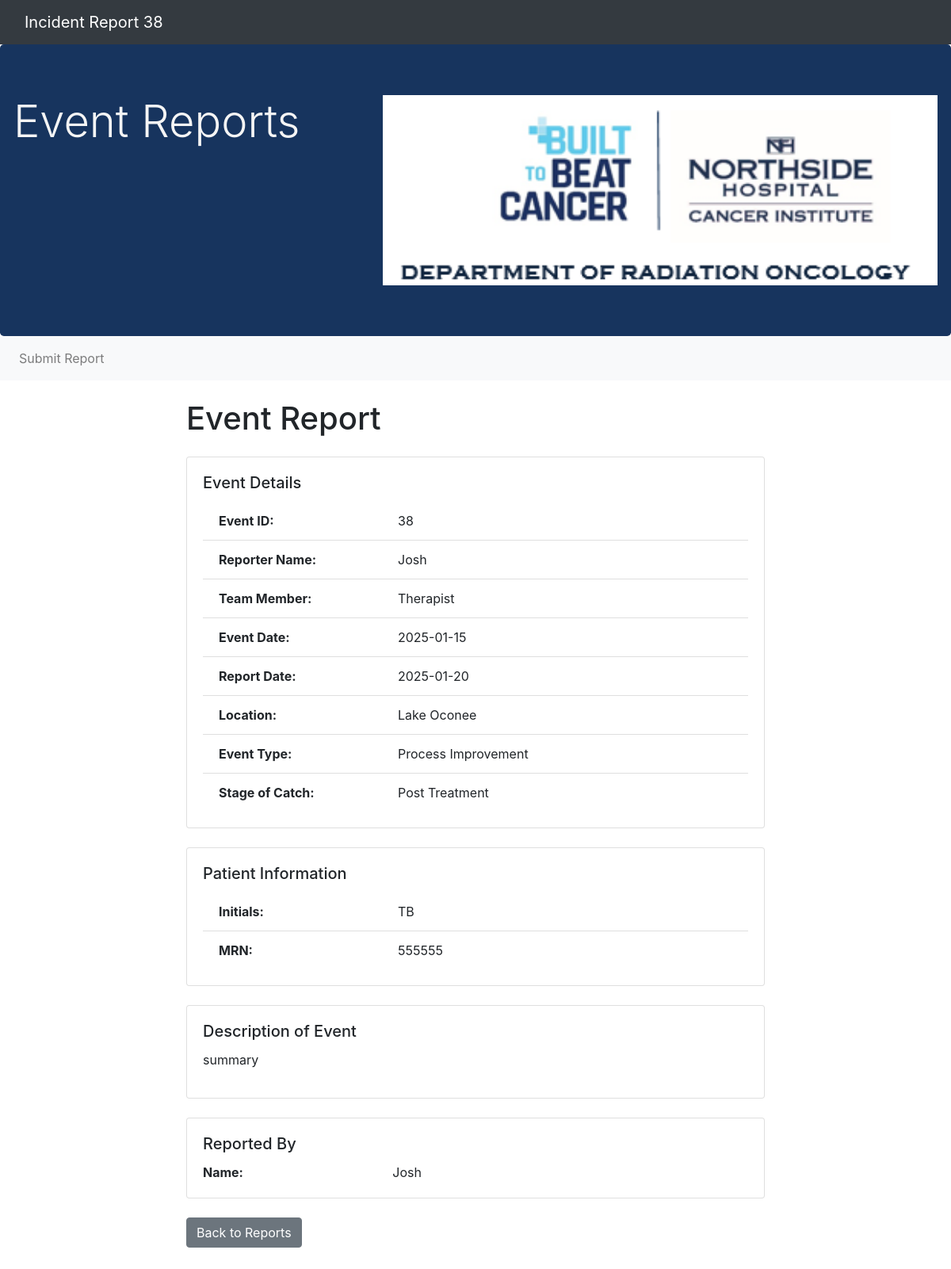
The page /showSingleReport/38 on the database its author committed.
### Report/models.py (models this page shows, shortened)
class IncidentReport(models.Model):
    Name = models.CharField(max_length=25, null = True)
    TeamMember = models.CharField(max_length=25, null = True)
    Location = models.CharField(max_length=300, null = False, default = " ")
    ReportDate = models.DateTimeField(auto_now_add=True)
    IncidentDate = models.DateTimeField(auto_now_add=False)
    PatientName = models.CharField(max_length=30, default = '')
    PatientMRN = models.CharField(max_length=30, default = '')
    IncidentType = models.CharField(max_length=30, default = '')
    StageOfCatch = models.CharField(max_length=35, null = True, blank = True)
    IncidentDescription  =  models.CharField(max_length=300)

### Report/views.py (the view)
# urls.py: path('showSingleReport/<report_id>',views.showSingleReport, name='showSingleReport'),
def showSingleReport(request, report_id):
    if request.method == "GET":
        showReport = IncidentReport.objects.get(pk = report_id)
        return render(request, 'showSingleReport.html', {'report':showReport})

### Report/templates/showSingleReport.html (shortened to what this page needs)
{% extends 'base.html'%}
{% block content%}
<!DOCTYPE html>
<html lang="en">
<head>
</head>
<body>
<nav class="navbar navbar-expand-lg navbar-dark bg-dark fixed-top">
    <div class="container-fluid">
        <a class="navbar-brand" href="#">Incident Report {{report.id}}</a>
    </div>
</nav>
<main class="container">
    <div class="row justify-content-center">
        <div class="col-md-8">
            <h1 class="my-4">Event Report</h1>
            <div class="card mb-4">
                <div class="card-body">
                    <h5 class="card-title">Event Details</h5>
                    <ul class="list-group list-group-flush">
                        <li class="list-group-item">
                            <div class="row">
                                <div class="col-md-4"><strong>Event ID:</strong></div>
                                <div class="col-md-8">{{ report.id }}</div>
                            </div>
                        </li>
                        <li class="list-group-item">
                            <div class="row">
                                <div class="col-md-4"><strong>Reporter Name:</strong></div>
                                <div class="col-md-8">{{ report.Name }}</div>
                            </div>
                        </li>
                        <li class="list-group-item">
                            <div class="row">
                                <div class="col-md-4"><strong>Team Member:</strong></div>
                                <div class="col-md-8">{{ report.TeamMember }}</div>
                            </div>
                        </li>
                        <li class="list-group-item">
                            <div class="row">
                                <div class="col-md-4"><strong>Event Date:</strong></div>
                                <div class="col-md-8">{{ report.IncidentDate|date:'Y-m-d' }}</div>
                            </div>
                        </li>
                        <li class="list-group-item">
                            <div class="row">
                                <div class="col-md-4"><strong>Report Date:</strong></div>
                                <div class="col-md-8">{{ report.ReportDate|date:'Y-m-d' }}</div>
                            </div>
                        </li>
                        <li class="list-group-item">
                            <div class="row">
                                <div class="col-md-4"><strong>Location:</strong></div>
                                <div class="col-md-8">{{ report.Location }}</div>
                            </div>
                        </li>
                        <li class="list-group-item">
                            <div class="row">
                                <div class="col-md-4"><strong>Event Type:</strong></div>
                                <div class="col-md-8">{{ report.IncidentType }}</div>
                            </div>
                        </li>
                        <li class="list-group-item">
                            <div class="row">
                                <div class="col-md-4"><strong>Stage of Catch:</strong></div>
                                <div class="col-md-8">{{ report.StageOfCatch }}</div>
                            </div>
                        </li>
                    </ul>
                </div>
            </div>
            <div class="card mb-4">
                <div class="card-body">
                    <h5 class="card-title">Patient Information</h5>
                    <ul class="list-group list-group-flush">
                        <li class="list-group-item">
                            <div class="row">
                                <div class="col-md-4"><strong>Initials:</strong></div>
                                <div class="col-md-8">{{ report.PatientName }}</div>
                            </div>
                        </li>
                        <li class="list-group-item">
                            <div class="row">
                                <div class="col-md-4"><strong>MRN:</strong></div>
                                <div class="col-md-8">{{ report.PatientMRN }}</div>
                            </div>
                        </li>
                    </ul>
                </div>
            </div>
            <div class="card mb-4">
                <div class="card-body">
                    <h5 class="card-title">Description of Event</h5>
                    <div class="row">
                        <div class="col-md-12">
                            <p>{{ report.IncidentDescription }}</p>
                        </div>
                    </div>
                </div>
            </div>
            <div class="card mb-4">
                <div class="card-body">
                    <h5 class="card-title">Reported By</h5>
                    <div class="row">
                        <div class="col-md-4"><strong>Name:</strong></div>
                        <div class="col-md-8">{{ report.Name }}</div>
                    </div>
                </div>
            </div>
            <a href="{% url 'showReports' %}" class="btn btn-secondary">Back to Reports</a>
        </div>
    </div>
</main>
</body>
</html>
{%endblock%}

### Report/templates/base.html (style rules this page uses)
body { margin-bottom: 100px; }

### Report/templates/showSingleReport.html (style rules this page uses)
body { padding-top: 3.5rem; }

### rows shown on the page
IncidentReport: id "38", Name "Josh", TeamMember "Therapist", IncidentDate "2025-01-15", ReportDate "2025-01-20", Location "Lake Oconee", IncidentType "Process Improvement", StageOfCatch "Post Treatment", PatientName "TB", PatientMRN "555555", IncidentDescription "summary"
